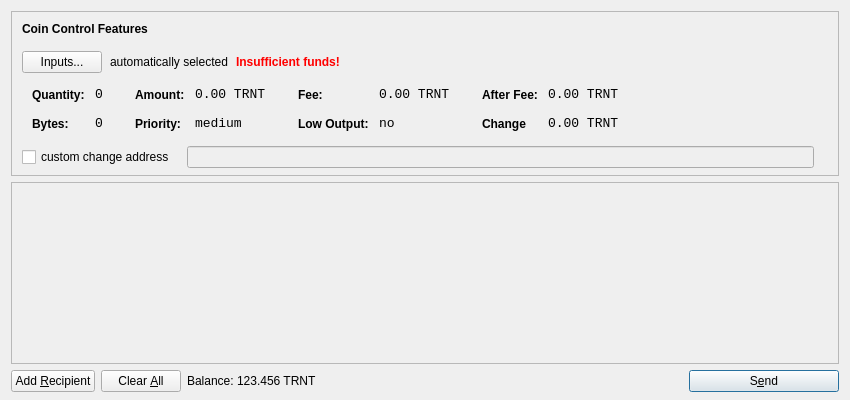
<?xml version="1.0" encoding="UTF-8"?>
<ui version="4.0">
 <class>SendCoinsDialog</class>
 <widget class="QDialog" name="SendCoinsDialog">
  <property name="geometry">
   <rect>
    <x>0</x>
    <y>0</y>
    <width>850</width>
    <height>400</height>
   </rect>
  </property>
  <property name="windowTitle">
   <string>Send Coins</string>
  </property>
  <layout class="QVBoxLayout" name="verticalLayout" stretch="0,1,0">
   <property name="bottomMargin">
    <number>8</number>
   </property>
   <item>
    <widget class="QFrame" name="frameCoinControl">
     <property name="sizePolicy">
      <sizepolicy hsizetype="Expanding" vsizetype="Expanding">
       <horstretch>0</horstretch>
       <verstretch>0</verstretch>
      </sizepolicy>
     </property>
     <property name="maximumSize">
      <size>
       <width>16777215</width>
       <height>16777215</height>
      </size>
     </property>
     <property name="frameShape">
      <enum>QFrame::StyledPanel</enum>
     </property>
     <property name="frameShadow">
      <enum>QFrame::Sunken</enum>
     </property>
     <layout class="QVBoxLayout" name="verticalLayoutCoinControl2">
      <property name="spacing">
       <number>-1</number>
      </property>
      <property name="leftMargin">
       <number>0</number>
      </property>
      <property name="topMargin">
       <number>0</number>
      </property>
      <property name="rightMargin">
       <number>0</number>
      </property>
      <property name="bottomMargin">
       <number>6</number>
      </property>
      <item>
       <layout class="QVBoxLayout" name="verticalLayoutCoinControl" stretch="0,0,0,0,1">
        <property name="spacing">
         <number>0</number>
        </property>
        <property name="leftMargin">
         <number>10</number>
        </property>
        <property name="topMargin">
         <number>10</number>
        </property>
        <item>
         <layout class="QHBoxLayout" name="horizontalLayoutCoinControl1">
          <property name="bottomMargin">
           <number>15</number>
          </property>
          <item>
           <widget class="QLabel" name="labelCoinControlFeatures">
            <property name="sizePolicy">
             <sizepolicy hsizetype="Preferred" vsizetype="Maximum">
              <horstretch>0</horstretch>
              <verstretch>0</verstretch>
             </sizepolicy>
            </property>
            <property name="font">
             <font>
              <weight>75</weight>
              <bold>true</bold>
             </font>
            </property>
            <property name="styleSheet">
             <string notr="true">font-weight:bold;</string>
            </property>
            <property name="text">
             <string>Coin Control Features</string>
            </property>
           </widget>
          </item>
         </layout>
        </item>
        <item>
         <layout class="QHBoxLayout" name="horizontalLayoutCoinControl2" stretch="0,0,0,0">
          <property name="spacing">
           <number>8</number>
          </property>
          <property name="bottomMargin">
           <number>10</number>
          </property>
          <item>
           <widget class="QPushButton" name="pushButtonCoinControl">
            <property name="styleSheet">
             <string notr="true"/>
            </property>
            <property name="text">
             <string>Inputs...</string>
            </property>
           </widget>
          </item>
          <item>
           <widget class="QLabel" name="labelCoinControlAutomaticallySelected">
            <property name="text">
             <string>automatically selected</string>
            </property>
            <property name="margin">
             <number>5</number>
            </property>
           </widget>
          </item>
          <item>
           <widget class="QLabel" name="labelCoinControlInsuffFunds">
            <property name="font">
             <font>
              <weight>75</weight>
              <bold>true</bold>
             </font>
            </property>
            <property name="styleSheet">
             <string notr="true">color:red;font-weight:bold;</string>
            </property>
            <property name="text">
             <string>Insufficient funds!</string>
            </property>
            <property name="margin">
             <number>5</number>
            </property>
           </widget>
          </item>
          <item>
           <spacer name="horizontalSpacerCoinControl">
            <property name="orientation">
             <enum>Qt::Horizontal</enum>
            </property>
            <property name="sizeHint" stdset="0">
             <size>
              <width>40</width>
              <height>1</height>
             </size>
            </property>
           </spacer>
          </item>
         </layout>
        </item>
        <item>
         <widget class="QWidget" name="widgetCoinControl" native="true">
          <property name="sizePolicy">
           <sizepolicy hsizetype="Preferred" vsizetype="Preferred">
            <horstretch>0</horstretch>
            <verstretch>0</verstretch>
           </sizepolicy>
          </property>
          <property name="minimumSize">
           <size>
            <width>0</width>
            <height>0</height>
           </size>
          </property>
          <property name="styleSheet">
           <string notr="true"/>
          </property>
          <layout class="QHBoxLayout" name="horizontalLayoutCoinControl5">
           <property name="margin">
            <number>0</number>
           </property>
           <item>
            <layout class="QHBoxLayout" name="horizontalLayoutCoinControl3" stretch="0,0,0,1">
             <property name="spacing">
              <number>20</number>
             </property>
             <property name="topMargin">
              <number>0</number>
             </property>
             <property name="bottomMargin">
              <number>10</number>
             </property>
             <item>
              <layout class="QFormLayout" name="formLayoutCoinControl1">
               <property name="horizontalSpacing">
                <number>10</number>
               </property>
               <property name="verticalSpacing">
                <number>14</number>
               </property>
               <property name="leftMargin">
                <number>10</number>
               </property>
               <property name="topMargin">
                <number>4</number>
               </property>
               <property name="rightMargin">
                <number>6</number>
               </property>
               <item row="0" column="0">
                <widget class="QLabel" name="labelCoinControlQuantityText">
                 <property name="styleSheet">
                  <string notr="true">font-weight:bold;</string>
                 </property>
                 <property name="text">
                  <string>Quantity:</string>
                 </property>
                 <property name="margin">
                  <number>0</number>
                 </property>
                </widget>
               </item>
               <item row="0" column="1">
                <widget class="QLabel" name="labelCoinControlQuantity">
                 <property name="font">
                  <font>
                   <family>Monospace</family>
                   <pointsize>10</pointsize>
                  </font>
                 </property>
                 <property name="cursor">
                  <cursorShape>IBeamCursor</cursorShape>
                 </property>
                 <property name="contextMenuPolicy">
                  <enum>Qt::ActionsContextMenu</enum>
                 </property>
                 <property name="text">
                  <string>0</string>
                 </property>
                 <property name="margin">
                  <number>0</number>
                 </property>
                 <property name="textInteractionFlags">
                  <set>Qt::LinksAccessibleByMouse|Qt::TextSelectableByKeyboard|Qt::TextSelectableByMouse</set>
                 </property>
                </widget>
               </item>
               <item row="1" column="0">
                <widget class="QLabel" name="labelCoinControlBytesText">
                 <property name="styleSheet">
                  <string notr="true">font-weight:bold;</string>
                 </property>
                 <property name="text">
                  <string>Bytes:</string>
                 </property>
                </widget>
               </item>
               <item row="1" column="1">
                <widget class="QLabel" name="labelCoinControlBytes">
                 <property name="font">
                  <font>
                   <family>Monospace</family>
                   <pointsize>10</pointsize>
                  </font>
                 </property>
                 <property name="cursor">
                  <cursorShape>IBeamCursor</cursorShape>
                 </property>
                 <property name="contextMenuPolicy">
                  <enum>Qt::ActionsContextMenu</enum>
                 </property>
                 <property name="text">
                  <string>0</string>
                 </property>
                 <property name="textInteractionFlags">
                  <set>Qt::LinksAccessibleByMouse|Qt::TextSelectableByKeyboard|Qt::TextSelectableByMouse</set>
                 </property>
                </widget>
               </item>
              </layout>
             </item>
             <item>
              <layout class="QFormLayout" name="formLayoutCoinControl2">
               <property name="horizontalSpacing">
                <number>10</number>
               </property>
               <property name="verticalSpacing">
                <number>14</number>
               </property>
               <property name="leftMargin">
                <number>6</number>
               </property>
               <property name="topMargin">
                <number>4</number>
               </property>
               <property name="rightMargin">
                <number>6</number>
               </property>
               <item row="0" column="0">
                <widget class="QLabel" name="labelCoinControlAmountText">
                 <property name="styleSheet">
                  <string notr="true">font-weight:bold;</string>
                 </property>
                 <property name="text">
                  <string>Amount:</string>
                 </property>
                 <property name="margin">
                  <number>0</number>
                 </property>
                </widget>
               </item>
               <item row="0" column="1">
                <widget class="QLabel" name="labelCoinControlAmount">
                 <property name="font">
                  <font>
                   <family>Monospace</family>
                   <pointsize>10</pointsize>
                  </font>
                 </property>
                 <property name="cursor">
                  <cursorShape>IBeamCursor</cursorShape>
                 </property>
                 <property name="contextMenuPolicy">
                  <enum>Qt::ActionsContextMenu</enum>
                 </property>
                 <property name="text">
                  <string>0.00 TRNT</string>
                 </property>
                 <property name="textInteractionFlags">
                  <set>Qt::LinksAccessibleByMouse|Qt::TextSelectableByKeyboard|Qt::TextSelectableByMouse</set>
                 </property>
                </widget>
               </item>
               <item row="1" column="0">
                <widget class="QLabel" name="labelCoinControlPriorityText">
                 <property name="styleSheet">
                  <string notr="true">font-weight:bold;</string>
                 </property>
                 <property name="text">
                  <string>Priority:</string>
                 </property>
                </widget>
               </item>
               <item row="1" column="1">
                <widget class="QLabel" name="labelCoinControlPriority">
                 <property name="font">
                  <font>
                   <family>Monospace</family>
                   <pointsize>10</pointsize>
                  </font>
                 </property>
                 <property name="cursor">
                  <cursorShape>IBeamCursor</cursorShape>
                 </property>
                 <property name="contextMenuPolicy">
                  <enum>Qt::ActionsContextMenu</enum>
                 </property>
                 <property name="text">
                  <string>medium</string>
                 </property>
                 <property name="textInteractionFlags">
                  <set>Qt::LinksAccessibleByMouse|Qt::TextSelectableByKeyboard|Qt::TextSelectableByMouse</set>
                 </property>
                </widget>
               </item>
              </layout>
             </item>
             <item>
              <layout class="QFormLayout" name="formLayoutCoinControl3">
               <property name="horizontalSpacing">
                <number>10</number>
               </property>
               <property name="verticalSpacing">
                <number>14</number>
               </property>
               <property name="leftMargin">
                <number>6</number>
               </property>
               <property name="topMargin">
                <number>4</number>
               </property>
               <property name="rightMargin">
                <number>6</number>
               </property>
               <item row="0" column="0">
                <widget class="QLabel" name="labelCoinControlFeeText">
                 <property name="styleSheet">
                  <string notr="true">font-weight:bold;</string>
                 </property>
                 <property name="text">
                  <string>Fee:</string>
                 </property>
                 <property name="margin">
                  <number>0</number>
                 </property>
                </widget>
               </item>
               <item row="0" column="1">
                <widget class="QLabel" name="labelCoinControlFee">
                 <property name="font">
                  <font>
                   <family>Monospace</family>
                   <pointsize>10</pointsize>
                  </font>
                 </property>
                 <property name="cursor">
                  <cursorShape>IBeamCursor</cursorShape>
                 </property>
                 <property name="contextMenuPolicy">
                  <enum>Qt::ActionsContextMenu</enum>
                 </property>
                 <property name="text">
                  <string>0.00 TRNT</string>
                 </property>
                 <property name="textInteractionFlags">
                  <set>Qt::LinksAccessibleByMouse|Qt::TextSelectableByKeyboard|Qt::TextSelectableByMouse</set>
                 </property>
                </widget>
               </item>
               <item row="1" column="0">
                <widget class="QLabel" name="labelCoinControlLowOutputText">
                 <property name="styleSheet">
                  <string notr="true">font-weight:bold;</string>
                 </property>
                 <property name="text">
                  <string>Low Output:</string>
                 </property>
                </widget>
               </item>
               <item row="1" column="1">
                <widget class="QLabel" name="labelCoinControlLowOutput">
                 <property name="font">
                  <font>
                   <family>Monospace</family>
                   <pointsize>10</pointsize>
                  </font>
                 </property>
                 <property name="cursor">
                  <cursorShape>IBeamCursor</cursorShape>
                 </property>
                 <property name="contextMenuPolicy">
                  <enum>Qt::ActionsContextMenu</enum>
                 </property>
                 <property name="text">
                  <string>no</string>
                 </property>
                 <property name="textInteractionFlags">
                  <set>Qt::LinksAccessibleByMouse|Qt::TextSelectableByKeyboard|Qt::TextSelectableByMouse</set>
                 </property>
                </widget>
               </item>
              </layout>
             </item>
             <item>
              <layout class="QFormLayout" name="formLayoutCoinControl4">
               <property name="horizontalSpacing">
                <number>10</number>
               </property>
               <property name="verticalSpacing">
                <number>14</number>
               </property>
               <property name="leftMargin">
                <number>6</number>
               </property>
               <property name="topMargin">
                <number>4</number>
               </property>
               <property name="rightMargin">
                <number>6</number>
               </property>
               <item row="0" column="0">
                <widget class="QLabel" name="labelCoinControlAfterFeeText">
                 <property name="styleSheet">
                  <string notr="true">font-weight:bold;</string>
                 </property>
                 <property name="text">
                  <string>After Fee:</string>
                 </property>
                 <property name="margin">
                  <number>0</number>
                 </property>
                </widget>
               </item>
               <item row="0" column="1">
                <widget class="QLabel" name="labelCoinControlAfterFee">
                 <property name="font">
                  <font>
                   <family>Monospace</family>
                   <pointsize>10</pointsize>
                  </font>
                 </property>
                 <property name="cursor">
                  <cursorShape>IBeamCursor</cursorShape>
                 </property>
                 <property name="contextMenuPolicy">
                  <enum>Qt::ActionsContextMenu</enum>
                 </property>
                 <property name="text">
                  <string>0.00 TRNT</string>
                 </property>
                 <property name="textInteractionFlags">
                  <set>Qt::LinksAccessibleByMouse|Qt::TextSelectableByKeyboard|Qt::TextSelectableByMouse</set>
                 </property>
                </widget>
               </item>
               <item row="1" column="0">
                <widget class="QLabel" name="labelCoinControlChangeText">
                 <property name="styleSheet">
                  <string notr="true">font-weight:bold;</string>
                 </property>
                 <property name="text">
                  <string>Change</string>
                 </property>
                </widget>
               </item>
               <item row="1" column="1">
                <widget class="QLabel" name="labelCoinControlChange">
                 <property name="font">
                  <font>
                   <family>Monospace</family>
                   <pointsize>10</pointsize>
                  </font>
                 </property>
                 <property name="cursor">
                  <cursorShape>IBeamCursor</cursorShape>
                 </property>
                 <property name="contextMenuPolicy">
                  <enum>Qt::ActionsContextMenu</enum>
                 </property>
                 <property name="text">
                  <string>0.00 TRNT</string>
                 </property>
                 <property name="textInteractionFlags">
                  <set>Qt::LinksAccessibleByMouse|Qt::TextSelectableByKeyboard|Qt::TextSelectableByMouse</set>
                 </property>
                </widget>
               </item>
              </layout>
             </item>
            </layout>
           </item>
          </layout>
         </widget>
        </item>
        <item>
         <layout class="QHBoxLayout" name="horizontalLayoutCoinControl4" stretch="0,0,0">
          <property name="spacing">
           <number>12</number>
          </property>
          <property name="sizeConstraint">
           <enum>QLayout::SetDefaultConstraint</enum>
          </property>
          <property name="topMargin">
           <number>5</number>
          </property>
          <property name="rightMargin">
           <number>5</number>
          </property>
          <item>
           <widget class="QCheckBox" name="checkBoxCoinControlChange">
            <property name="text">
             <string>custom change address</string>
            </property>
           </widget>
          </item>
          <item>
           <widget class="QLineEdit" name="lineEditCoinControlChange">
            <property name="enabled">
             <bool>false</bool>
            </property>
            <property name="sizePolicy">
             <sizepolicy hsizetype="Expanding" vsizetype="Fixed">
              <horstretch>0</horstretch>
              <verstretch>0</verstretch>
             </sizepolicy>
            </property>
           </widget>
          </item>
          <item>
           <widget class="QLabel" name="labelCoinControlChangeLabel">
            <property name="sizePolicy">
             <sizepolicy hsizetype="Preferred" vsizetype="Expanding">
              <horstretch>0</horstretch>
              <verstretch>0</verstretch>
             </sizepolicy>
            </property>
            <property name="minimumSize">
             <size>
              <width>0</width>
              <height>0</height>
             </size>
            </property>
            <property name="text">
             <string/>
            </property>
            <property name="margin">
             <number>3</number>
            </property>
           </widget>
          </item>
         </layout>
        </item>
        <item>
         <spacer name="verticalSpacerCoinControl">
          <property name="orientation">
           <enum>Qt::Vertical</enum>
          </property>
          <property name="sizeHint" stdset="0">
           <size>
            <width>800</width>
            <height>1</height>
           </size>
          </property>
         </spacer>
        </item>
       </layout>
      </item>
     </layout>
    </widget>
   </item>
   <item>
    <widget class="QScrollArea" name="scrollArea">
     <property name="widgetResizable">
      <bool>true</bool>
     </property>
     <widget class="QWidget" name="scrollAreaWidgetContents">
      <property name="geometry">
       <rect>
        <x>0</x>
        <y>0</y>
        <width>830</width>
        <height>165</height>
       </rect>
      </property>
      <layout class="QVBoxLayout" name="verticalLayout_2">
       <property name="margin">
        <number>0</number>
       </property>
       <item>
        <layout class="QVBoxLayout" name="entries">
         <property name="spacing">
          <number>6</number>
         </property>
        </layout>
       </item>
       <item>
        <spacer name="verticalSpacer">
         <property name="orientation">
          <enum>Qt::Vertical</enum>
         </property>
         <property name="sizeHint" stdset="0">
          <size>
           <width>20</width>
           <height>40</height>
          </size>
         </property>
        </spacer>
       </item>
      </layout>
     </widget>
    </widget>
   </item>
   <item>
    <layout class="QHBoxLayout" name="horizontalLayout">
     <item>
      <widget class="QPushButton" name="addButton">
       <property name="toolTip">
        <string>Send to multiple recipients at once</string>
       </property>
       <property name="text">
        <string>Add &amp;Recipient</string>
       </property>
       <property name="icon">
        <iconset resource="../bitcoin.qrc">
         <normaloff>:/icons/add</normaloff>:/icons/add</iconset>
       </property>
       <property name="autoDefault">
        <bool>false</bool>
       </property>
      </widget>
     </item>
     <item>
      <widget class="QPushButton" name="clearButton">
       <property name="sizePolicy">
        <sizepolicy hsizetype="Minimum" vsizetype="Fixed">
         <horstretch>0</horstretch>
         <verstretch>0</verstretch>
        </sizepolicy>
       </property>
       <property name="toolTip">
        <string>Remove all transaction fields</string>
       </property>
       <property name="text">
        <string>Clear &amp;All</string>
       </property>
       <property name="icon">
        <iconset resource="../bitcoin.qrc">
         <normaloff>:/icons/remove</normaloff>:/icons/remove</iconset>
       </property>
       <property name="autoRepeatDelay">
        <number>300</number>
       </property>
       <property name="autoDefault">
        <bool>false</bool>
       </property>
      </widget>
     </item>
     <item>
      <layout class="QHBoxLayout" name="horizontalLayout_2">
       <property name="spacing">
        <number>3</number>
       </property>
       <item>
        <widget class="QLabel" name="label">
         <property name="sizePolicy">
          <sizepolicy hsizetype="Preferred" vsizetype="Fixed">
           <horstretch>0</horstretch>
           <verstretch>0</verstretch>
          </sizepolicy>
         </property>
         <property name="text">
          <string>Balance:</string>
         </property>
        </widget>
       </item>
       <item>
        <widget class="QLabel" name="labelBalance">
         <property name="sizePolicy">
          <sizepolicy hsizetype="Preferred" vsizetype="Fixed">
           <horstretch>0</horstretch>
           <verstretch>0</verstretch>
          </sizepolicy>
         </property>
         <property name="cursor">
          <cursorShape>IBeamCursor</cursorShape>
         </property>
         <property name="text">
          <string>123.456 TRNT</string>
         </property>
         <property name="textInteractionFlags">
          <set>Qt::LinksAccessibleByMouse|Qt::TextSelectableByKeyboard|Qt::TextSelectableByMouse</set>
         </property>
        </widget>
       </item>
      </layout>
     </item>
     <item>
      <spacer name="horizontalSpacer">
       <property name="orientation">
        <enum>Qt::Horizontal</enum>
       </property>
       <property name="sizeHint" stdset="0">
        <size>
         <width>40</width>
         <height>20</height>
        </size>
       </property>
      </spacer>
     </item>
     <item>
      <widget class="QPushButton" name="sendButton">
       <property name="minimumSize">
        <size>
         <width>150</width>
         <height>0</height>
        </size>
       </property>
       <property name="toolTip">
        <string>Confirm the send action</string>
       </property>
       <property name="text">
        <string>S&amp;end</string>
       </property>
       <property name="icon">
        <iconset resource="../bitcoin.qrc">
         <normaloff>:/icons/send</normaloff>:/icons/send</iconset>
       </property>
       <property name="default">
        <bool>true</bool>
       </property>
      </widget>
     </item>
    </layout>
   </item>
  </layout>
 </widget>
 <resources>
  <include location="../bitcoin.qrc"/>
 </resources>
 <connections/>
</ui>
